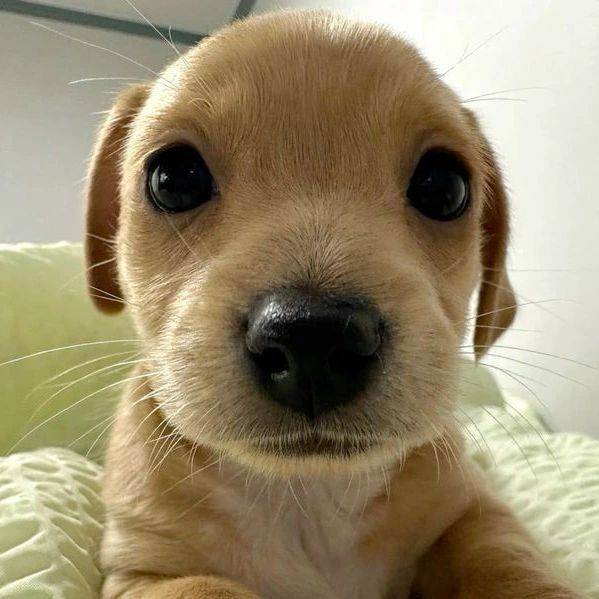
#> input picture [Equipos]Act. Algoritmo de fuera bruta (presentación)/Detector_LSB_/perrito.jpg, 599 x 599 px; its folder holds only this picture in this run
$ python detector_lsb.py
#> lines starting #> are read from the running program, lines starting #| are printed output that depends on the picture
import cv2
import numpy as np
from PIL import Image
import matplotlib.pyplot as plt
from scipy import stats
import os
import glob

# ----------------- CLASE DETECTOR Y ANÁLISIS -----------------
class LSBDetector:
    def __init__(self):
        self.image = None
        self.results = {}

    def load_image(self, image_path):
        """Cargar imagen para análisis"""
        try:
            self.image = cv2.imread(image_path)  # Lee la imagen desde el archivo
            if self.image is None:
                raise ValueError("No se pudo cargar la imagen")
            self.image = cv2.cvtColor(self.image, cv2.COLOR_BGR2RGB)  # Convierte a RGB
            return True
        except Exception as e:
            print(f"Error cargando imagen: {e}")
            return False

    def extraer_mensaje_lsb(self, image_path):
        """Extraer mensaje oculto usando LSB del canal rojo"""
        try:
            if not self.load_image(image_path):
                return None

            canal_rojo = self.image[:, :, 0]  # Selecciona canal rojo
            lsb_bits = []
            height, width = canal_rojo.shape

            # Extrae el bit menos significativo de cada píxel
            for i in range(height):
                for j in range(width):
                    lsb_bits.append(str(canal_rojo[i, j] & 1))

            mensaje_texto = ""
            # Convierte los bits extraídos en caracteres
            for i in range(0, len(lsb_bits), 8):
                byte = lsb_bits[i:i+8]
                if len(byte) < 8:
                    continue
                char_code = int(''.join(byte), 2)
                if 32 <= char_code <= 126:
                    mensaje_texto += chr(char_code)
                else:
                    break
                if mensaje_texto.endswith("END"):
                    return mensaje_texto[:-3]  # Elimina marcador de fin

            return mensaje_texto if mensaje_texto else None

        except Exception as e:
            print(f"Error extrayendo mensaje: {e}")
            return None

    def chi_square_test(self, channel_data):
        """Test Chi-cuadrado para detectar anomalías en LSB"""
        pairs_observed = []
        pairs_expected = []

        # Cuenta pares de valores pares e impares
        for i in range(0, 256, 2):
            if i + 1 < 256:
                even_count = np.sum(channel_data == i)
                odd_count = np.sum(channel_data == i + 1)
                pairs_observed.extend([even_count, odd_count])
                expected = (even_count + odd_count) / 2
                pairs_expected.extend([expected, expected])

        pairs_observed = np.array(pairs_observed)
        pairs_expected = np.array(pairs_expected)
        mask = pairs_expected > 0
        # Calcula estadístico chi-cuadrado
        chi2 = np.sum((pairs_observed[mask] - pairs_expected[mask])**2 / pairs_expected[mask])
        df = len(pairs_observed[mask]) - 1
        p_value = 1 - stats.chi2.cdf(chi2, df) if df > 0 else 1
        return chi2, p_value, df

    def lsb_analysis(self, channel_data):
        # Analiza los bits LSB del canal
        lsb_bits = channel_data & 1
        lsb_stats = {
            'mean': np.mean(lsb_bits),  # Media de los bits LSB
            'variance': np.var(lsb_bits),  # Varianza
            'entropy': self.calculate_entropy(lsb_bits),  # Entropía
            'runs_test': self.runs_test(lsb_bits),  # Prueba de rachas
            'expected_mean': 0.5,
            'expected_variance': 0.25
        }
        return lsb_stats

    def calculate_entropy(self, data):
        # Calcula la entropía de una secuencia binaria
        unique, counts = np.unique(data, return_counts=True)
        probabilities = counts / len(data)
        entropy = -np.sum(probabilities * np.log2(probabilities + 1e-10))
        return entropy

    def runs_test(self, binary_sequence):
        # Prueba de rachas para secuencias binarias
        n = len(binary_sequence)
        if n == 0:
            return 0, 1
        runs = 1
        for i in range(1, n):
            if binary_sequence[i] != binary_sequence[i-1]:
                runs += 1
        ones = np.sum(binary_sequence)
        zeros = n - ones
        if ones == 0 or zeros == 0:
            return runs, 1
        expected_runs = (2 * ones * zeros) / n + 1
        variance_runs = (2 * ones * zeros * (2 * ones * zeros - n)) / (n**2 * (n - 1))
        if variance_runs <= 0:
            return runs, 1
        z_score = (runs - expected_runs) / np.sqrt(variance_runs)
        p_value = 2 * (1 - stats.norm.cdf(abs(z_score)))
        return z_score, p_value

    def spatial_correlation_analysis(self, channel_data):
        # Calcula la correlación horizontal y vertical entre píxeles vecinos
        height, width = channel_data.shape
        horizontal_corr = np.corrcoef(channel_data[:, :-1].flatten(), channel_data[:, 1:].flatten())[0, 1] if width>1 else 0
        vertical_corr = np.corrcoef(channel_data[:-1, :].flatten(), channel_data[1:, :].flatten())[0, 1] if height>1 else 0
        return horizontal_corr, vertical_corr

    def calculate_suspicion_score(self, chi2_p_value, lsb_stats, h_corr, v_corr):
        """Calcula una puntuación de sospecha de 0 a 1 basada en varias pruebas estadísticas."""

        # Se definen los pesos para cada prueba. Un peso mayor significa que la prueba es más importante.
        weights = {
            'chi_square': 0.4,
            'mean_deviation': 0.2,
            'entropy': 0.2,
            'correlation': 0.2
        }

        score = 0

        # 1. Prueba Chi-cuadrado: Un p-valor muy bajo (<0.01) es una fuerte señal de manipulación.
        if chi2_p_value < 0.01:
            score += weights['chi_square']

        # 2. Desviación de la media: Si la media de los LSB se aleja mucho de 0.5, es sospechoso.
        mean_deviation = abs(lsb_stats['mean'] - 0.5)
        if mean_deviation > 0.1:
            score += weights['mean_deviation']


        if lsb_stats['entropy'] > 0.99:
            score += weights['entropy']


        avg_correlation = (abs(h_corr) + abs(v_corr)) / 2
        if avg_correlation < 0.8:
            score += weights['correlation']

        return min(score, 1.0)

    def analizar_imagen_completo(self, image_path):
        """Realiza un análisis completo y simplificado, centrado en el canal rojo."""
        print(f"\n🔍 ANÁLISIS COMPLETO DE: {os.path.basename(image_path)}")
        print("="*60)
        if not self.load_image(image_path):
            return
        print(f"Imagen cargada: {self.image.shape}")

        # 1. Intenta extraer un mensaje directamente
        print("\nEXTRACCIÓN DE MENSAJE:")
        mensaje = self.extraer_mensaje_lsb(image_path)
        if mensaje:
            print(f"MENSAJE ENCONTRADO: '{mensaje}'")
        else:
            print("No se encontró mensaje legible")

        # 2. Análisis estadístico enfocado solo en el canal rojo (más eficiente)
        print("\nANÁLISIS (Canal Rojo):")

        # Se seleccionan los datos del canal rojo
        channel_data = self.image[:, :, 0]
        flat_data = channel_data.flatten()

        # Se realizan todas las pruebas en ese único canal
        chi2, chi2_p_value, df = self.chi_square_test(flat_data)
        lsb_stats = self.lsb_analysis(flat_data)
        h_corr, v_corr = self.spatial_correlation_analysis(channel_data)

        # Se calcula una única puntuación de sospecha
        suspicion_score = self.calculate_suspicion_score(chi2_p_value, lsb_stats, h_corr, v_corr)

        # 3. Muestra el resultado final basado en el análisis
        print(f"\nRESULTADO DEL ANÁLISIS:")
        print(f"  Puntuación de sospecha: {suspicion_score:.2f}/1.0")

        if mensaje:
            print(f"  Estado: ESTEGANOGRAFÍA DETECTADA")
            print(f"  Mensaje oculto: '{mensaje}'")
        elif suspicion_score > 0.4:
            print(f"  Estado: SOSPECHOSO - Posible esteganografía")
        else:
            print(f"  Estado: NORMAL - No se detectó esteganografía")

# ----------------- CLASE ESTEGANOGRAFÍA -----------------
class EsteganografiaLSB:
    # [55 lines left out: functions crear_imagen_con_mensaje, ocultar_mensaje_en_imagen_existente, not called in this run]

# ----------------- MENÚ -----------------
def mostrar_menu():
    # Muestra el menú principal
    print("\n" + "="*60)
    print(" DETECTOR DE MSJS OCULTOS (LSB) ")
    print("="*60)
    print("1. Analizar imagen")
    print("2. Crear imagen con esteganografía (nueva)")
    print("3. Ocultar mensaje en imagen existente")
    print("4. Salir")
    print("="*60)

def seleccionar_imagen():
    # Permite al usuario seleccionar una imagen del directorio actual
    extensiones = ['*.jpg', '*.jpeg', '*.png', '*.bmp', '*.tiff']
    imagenes = []
    for ext in extensiones:
        imagenes.extend(glob.glob(ext))
    imagenes = list(dict.fromkeys([img.lower() for img in imagenes]))
    if not imagenes:
        print(" No se encontraron imágenes en el directorio actual")
        return None
    print("\nImágenes encontradas:")
    for i, img in enumerate(imagenes, 1):
        print(f"  {i}. {img}")
    try:
        opcion = int(input(f"\nSelecciona una imagen (1-{len(imagenes)}): "))
        if 1 <= opcion <= len(imagenes):
            return imagenes[opcion - 1]
        else:
            print("Opción no válida")
            return None
    except ValueError:
        print("Por favor ingresa un número válido")
        return None

def main():
    # Función principal del programa
    detector = LSBDetector()
    esteganografia = EsteganografiaLSB()
    while True:
        mostrar_menu()
        opcion = input("Selecciona una opción: ").strip()
#> the answer given: 1
        if opcion == '1':
            imagen_path = seleccionar_imagen()
#> the answer given: 1
            if imagen_path:
                detector.analizar_imagen_completo(imagen_path)
#> in load_image, self.image is the input picture: shape (599, 599, 3); mean B, G, R 109.1, 139.1, 152.2
#| Imagen cargada: (599, 599, 3)
#> in extraer_mensaje_lsb, `canal_rojo = self.image[:, :, 0]`:
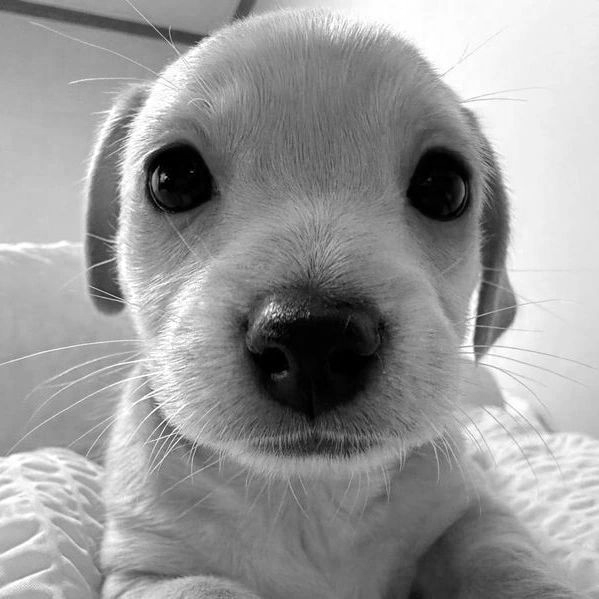
#> canal_rojo: shape (599, 599); min 0, max 255, mean 152.2
#> after the loop in extraer_mensaje_lsb, `for i in range(height):`: lsb_bits = 358801 items
#> the loop in extraer_mensaje_lsb, `for i in range(0, len(lsb_bits), 8):` made 1 pass
#> byte on pass 1: ['1', '0', '0', '1', '0', '1', '0', '1']
#> after the loop in extraer_mensaje_lsb, `for i in range(0, len(lsb_bits), 8):`: mensaje_texto = ''
#> the loop in chi_square_test, `for i in range(0, 256, 2):` made 128 passes
#> (even_count, odd_count, expected) on passes 1 to 12: (1611, 1606, 1608.5), (2138, 1728, 1933), (1296, 975, 1135.5), (757, 696, 726.5), (517, 412, 464.5), (324, 358, 341), (340, 316, 328), (309, 277, 293), (245, 229, 237), (212, 214, 213), (231, 242, 236.5), (240, 248, 244)
#> even_count on pass 100: 1859
#> after the loop in chi_square_test, `for i in range(0, 256, 2):`: pairs_expected = 256 values, max 3967.5 at index 240, min 213 at index 18, mean 1401.6; pairs_observed = 256 values, max 4915 at index 240, min 208 at index 30, mean 1401.6
#> in chi_square_test, `chi2 = np.sum((pairs_observed[mask] - pairs_expected[mask])**2 / pairs..`: chi2 = 1546.9
#> in chi_square_test, `df = len(pairs_observed[mask]) - 1`: df = 255
#> in chi_square_test, `p_value = 1 - stats.chi2.cdf(chi2, df) if df > 0 else 1`: p_value = 0
#> in analizar_imagen_completo, `chi2, chi2_p_value, df = self.chi_square_test(flat_data)`: chi2 = 1546.9; chi2_p_value = 0; df = 255
#> in calculate_entropy, `unique, counts = np.unique(data, return_counts=True)`: unique = [0, 1]; counts = [180298, 178503]
#> in calculate_entropy, `probabilities = counts / len(data)`: probabilities = [0.503, 0.497]
#> in calculate_entropy, `entropy = -np.sum(probabilities * np.log2(probabilities + 1e-10))`: entropy = 1
#> in runs_test, `n = len(binary_sequence)`: n = 358801
#> after the loop in runs_test, `for i in range(1, n):`: runs = 160532
#> in runs_test, `ones = np.sum(binary_sequence)`: ones = 178503
#> in runs_test, `zeros = n - ones`: zeros = 180298
#> in runs_test, `expected_runs = (2 * ones * zeros) / n + 1`: expected_runs = 179397
#> in runs_test, `variance_runs = (2 * ones * zeros * (2 * ones * zeros - n)) / (n**2 * ..`: variance_runs = 89695.5
#> in runs_test, `z_score = (runs - expected_runs) / np.sqrt(variance_runs)`: z_score = -62.99
#> in runs_test, `p_value = 2 * (1 - stats.norm.cdf(abs(z_score)))`: p_value = 0
#> in lsb_analysis, `lsb_stats = { 'mean': np.mean(lsb_bits),  # Media de los bits LSB 'var..`: lsb_stats = {'mean': 0.497, 'variance': 0.25, 'entropy': 1, 'runs_test': (-62.99, 0), 'expected_mean': 0.5, 'expected_variance': 0.25}
#> in spatial_correlation_analysis, `horizontal_corr = np.corrcoef(channel_data[:, :-1].flatten(), channel_..`: horizontal_corr = 0.99
#> in spatial_correlation_analysis, `vertical_corr = np.corrcoef(channel_data[:-1, :].flatten(), channel_da..`: vertical_corr = 0.989
#> in analizar_imagen_completo, `h_corr, v_corr = self.spatial_correlation_analysis(channel_data)`: h_corr = 0.99; v_corr = 0.989
#> in calculate_suspicion_score, `mean_deviation = abs(lsb_stats['mean'] - 0.5)`: mean_deviation = 0.0025
#> in calculate_suspicion_score, `avg_correlation = (abs(h_corr) + abs(v_corr)) / 2`: avg_correlation = 0.989
#> in analizar_imagen_completo, `suspicion_score = self.calculate_suspicion_score(chi2_p_value, lsb_sta..`: suspicion_score = 0.6
#|   Puntuación de sospecha: 0.60/1.0
#> (the run stopped early here; a loop or call above may not have finished)

$ run again, on [Equipos]Act. Algoritmo de fuera bruta (presentación)/Detector_LSB_/prueba1.png
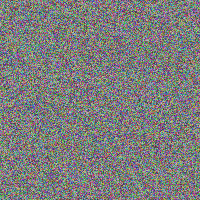
#> input picture [Equipos]Act. Algoritmo de fuera bruta (presentación)/Detector_LSB_/prueba1.png, 200 x 200 px
#> in load_image, self.image is the input picture: shape (200, 200, 3); mean B, G, R 124.1, 124.7, 124.6
#| Imagen cargada: (200, 200, 3)
#> in extraer_mensaje_lsb, `canal_rojo = self.image[:, :, 0]`:
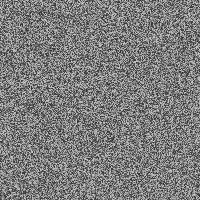
#> canal_rojo: shape (200, 200); min 50, max 199, mean 124.6
#> after the loop in extraer_mensaje_lsb, `for i in range(height):`: lsb_bits = 40000 items
#> the loop in extraer_mensaje_lsb, `for i in range(0, len(lsb_bits), 8):` made 7 passes
#> (i, byte, mensaje_texto) on passes 2 to 7: (8, ['0', '1', '0', '0', '1', '1', '1', '1'], 'HO'), (16, ['0', '1', '0', '0', '1', '1', '0', '0'], 'HOL'), (24, ['0', '1', '0', '0', '1', '0', '0', '1'], 'HOLI'), (32, ['0', '1', '0', '0', '0', '1', '0', '1'], 'HOLIE'), (40, ['0', '1', '0', '0', '1', '1', '1', '0'], 'HOLIEN'), (48, ['0', '1', '0', '0', '0', '1', '0', '0'], 'HOLIEND')
#> mensaje = 'HOLI'
#| MENSAJE ENCONTRADO: 'HOLI'
#> the loop in chi_square_test, `for i in range(0, 256, 2):` made 128 passes
#> (even_count, odd_count, expected) on passes 1 to 8: (0, 0, 0), (0, 0, 0), (0, 0, 0), (0, 0, 0), (0, 0, 0), (0, 0, 0), (0, 0, 0), (0, 0, 0)
#> after the loop in chi_square_test, `for i in range(0, 256, 2):`: pairs_expected = 256 values, max 291 at index 136, min 0 at index 0, mean 156.2; pairs_observed = 256 values, max 305 at index 90, min 0 at index 0, mean 156.2
#> in chi_square_test, `chi2 = np.sum((pairs_observed[mask] - pairs_expected[mask])**2 / pairs..`: chi2 = 51.51
#> in chi_square_test, `df = len(pairs_observed[mask]) - 1`: df = 149
#> in chi_square_test, `p_value = 1 - stats.chi2.cdf(chi2, df) if df > 0 else 1`: p_value = 1
#> in analizar_imagen_completo, `chi2, chi2_p_value, df = self.chi_square_test(flat_data)`: chi2 = 51.51; chi2_p_value = 1; df = 149
#> unique = [0, 1]; counts = [20059, 19941]
#> probabilities = [0.501, 0.499]
#> entropy = 1
#> n = 40000
#> after the loop in runs_test, `for i in range(1, n):`: runs = 20027
#> ones = 19941
#> zeros = 20059
#> expected_runs = 20000.8
#> variance_runs = 9999.6
#> z_score = 0.262
#> in runs_test, `p_value = 2 * (1 - stats.norm.cdf(abs(z_score)))`: p_value = 0.794
#> in lsb_analysis, `lsb_stats = { 'mean': np.mean(lsb_bits),  # Media de los bits LSB 'var..`: lsb_stats = {'mean': 0.499, 'variance': 0.25, 'entropy': 1, 'runs_test': (0.262, 0.794), 'expected_mean': 0.5, 'expected_variance': 0.25}
#> horizontal_corr = 0.00445
#> vertical_corr = -0.00436
#> h_corr = 0.00445; v_corr = -0.00436
#> mean_deviation = 0.00148
#> avg_correlation = 0.0044
#> suspicion_score = 0.4
#|   Puntuación de sospecha: 0.40/1.0
#|   Mensaje oculto: 'HOLI'
